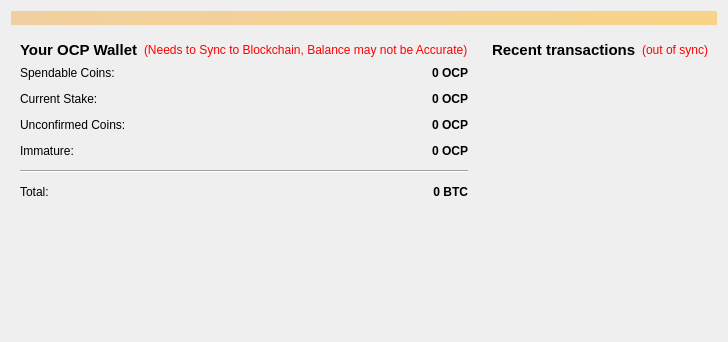
<?xml version="1.0" encoding="UTF-8"?>
<ui version="4.0">
 <class>OverviewPage</class>
 <widget class="QWidget" name="OverviewPage">
  <property name="geometry">
   <rect>
    <x>0</x>
    <y>0</y>
    <width>573</width>
    <height>342</height>
   </rect>
  </property>
  <property name="windowTitle">
   <string>Form</string>
  </property>
  <layout class="QVBoxLayout" name="topLayout">
   <item>
    <widget class="QLabel" name="labelAlerts">
     <property name="visible">
      <bool>false</bool>
     </property>
     <property name="styleSheet">
      <string notr="true">background-color: qlineargradient(x1: 0, y1: 0, x2: 1, y2: 0, stop:0 #F0D0A0, stop:1 #F8D488);  color:#000000
</string>
     </property>
     <property name="wordWrap">
      <bool>true</bool>
     </property>
     <property name="margin">
      <number>3</number>
     </property>
    </widget>
   </item>
   <item>
    <layout class="QHBoxLayout" name="horizontalLayout" stretch="1,1">
     <item>
      <layout class="QVBoxLayout" name="verticalLayout_2">
       <item>
        <widget class="QWidget" name="widget" native="true">
         <layout class="QVBoxLayout" name="verticalLayout_4">
          <item>
           <layout class="QHBoxLayout" name="horizontalLayout_4">
            <item>
             <widget class="QLabel" name="label_5">
              <property name="font">
               <font>
                <pointsize>11</pointsize>
                <weight>75</weight>
                <bold>true</bold>
               </font>
              </property>
              <property name="text">
               <string>Your OCP Wallet</string>
              </property>
             </widget>
            </item>
            <item>
             <widget class="QLabel" name="labelWalletStatus">
              <property name="toolTip">
               <string>The displayed information may be out of date. Your wallet automatically synchronizes with the OCP network after a connection is established, but this process has not completed yet.</string>
              </property>
              <property name="styleSheet">
               <string notr="true">QLabel { color: red; }</string>
              </property>
              <property name="text">
               <string notr="true">(Needs to Sync to Blockchain, Balance may not be Accurate)</string>
              </property>
              <property name="alignment">
               <set>Qt::AlignLeading|Qt::AlignLeft|Qt::AlignVCenter</set>
              </property>
             </widget>
            </item>
            <item>
             <spacer name="horizontalSpacer_2">
              <property name="orientation">
               <enum>Qt::Horizontal</enum>
              </property>
              <property name="sizeHint" stdset="0">
               <size>
                <width>40</width>
                <height>20</height>
               </size>
              </property>
             </spacer>
            </item>
           </layout>
          </item>
          <item>
           <layout class="QFormLayout" name="formLayout_2">
            <property name="fieldGrowthPolicy">
             <enum>QFormLayout::AllNonFixedFieldsGrow</enum>
            </property>
            <property name="horizontalSpacing">
             <number>12</number>
            </property>
            <property name="verticalSpacing">
             <number>12</number>
            </property>
            <item row="0" column="0">
             <widget class="QLabel" name="label">
              <property name="text">
               <string>Spendable Coins:</string>
              </property>
             </widget>
            </item>
            <item row="0" column="1">
             <widget class="QLabel" name="labelBalance">
              <property name="font">
               <font>
                <weight>75</weight>
                <bold>true</bold>
               </font>
              </property>
              <property name="cursor">
               <cursorShape>IBeamCursor</cursorShape>
              </property>
              <property name="toolTip">
               <string>Your current spendable balance</string>
              </property>
              <property name="text">
               <string notr="true">0 OCP</string>
              </property>
              <property name="alignment">
               <set>Qt::AlignRight|Qt::AlignTrailing|Qt::AlignVCenter</set>
              </property>
              <property name="textInteractionFlags">
               <set>Qt::LinksAccessibleByMouse|Qt::TextSelectableByKeyboard|Qt::TextSelectableByMouse</set>
              </property>
             </widget>
            </item>
            <item row="1" column="0">
             <widget class="QLabel" name="label_6">
              <property name="text">
               <string>Current Stake:</string>
              </property>
             </widget>
            </item>
            <item row="1" column="1">
             <widget class="QLabel" name="labelStake">
              <property name="font">
               <font>
                <weight>75</weight>
                <bold>true</bold>
               </font>
              </property>
              <property name="cursor">
               <cursorShape>IBeamCursor</cursorShape>
              </property>
              <property name="toolTip">
               <string>Total of coins that was staked, and do not yet count toward the current balance</string>
              </property>
              <property name="text">
               <string notr="true">0 OCP</string>
              </property>
              <property name="alignment">
               <set>Qt::AlignRight|Qt::AlignTrailing|Qt::AlignVCenter</set>
              </property>
              <property name="textInteractionFlags">
               <set>Qt::LinksAccessibleByMouse|Qt::TextSelectableByKeyboard|Qt::TextSelectableByMouse</set>
              </property>
             </widget>
            </item>
            <item row="2" column="0">
             <widget class="QLabel" name="label_3">
              <property name="text">
               <string>Unconfirmed Coins:</string>
              </property>
             </widget>
            </item>
            <item row="2" column="1">
             <widget class="QLabel" name="labelUnconfirmed">
              <property name="font">
               <font>
                <weight>75</weight>
                <bold>true</bold>
               </font>
              </property>
              <property name="cursor">
               <cursorShape>IBeamCursor</cursorShape>
              </property>
              <property name="toolTip">
               <string>Total of transactions that have yet to be confirmed, and do not yet count toward the current balance</string>
              </property>
              <property name="text">
               <string notr="true">0 OCP</string>
              </property>
              <property name="alignment">
               <set>Qt::AlignRight|Qt::AlignTrailing|Qt::AlignVCenter</set>
              </property>
              <property name="textInteractionFlags">
               <set>Qt::LinksAccessibleByMouse|Qt::TextSelectableByKeyboard|Qt::TextSelectableByMouse</set>
              </property>
             </widget>
            </item>
            <item row="3" column="0">
             <widget class="QLabel" name="labelImmatureText">
              <property name="text">
               <string>Immature:</string>
              </property>
             </widget>
            </item>
            <item row="3" column="1">
             <widget class="QLabel" name="labelImmature">
              <property name="font">
               <font>
                <weight>75</weight>
                <bold>true</bold>
               </font>
              </property>
              <property name="toolTip">
               <string>Mined balance that has not yet matured</string>
              </property>
              <property name="text">
               <string notr="true">0 OCP</string>
              </property>
              <property name="alignment">
               <set>Qt::AlignRight|Qt::AlignTrailing|Qt::AlignVCenter</set>
              </property>
              <property name="textInteractionFlags">
               <set>Qt::LinksAccessibleByMouse|Qt::TextSelectableByKeyboard|Qt::TextSelectableByMouse</set>
              </property>
             </widget>
            </item>
            <item row="4" column="0" colspan="2">
             <widget class="Line" name="line">
              <property name="orientation">
               <enum>Qt::Horizontal</enum>
              </property>
             </widget>
            </item>
            <item row="5" column="0">
             <widget class="QLabel" name="labelTotalText">
              <property name="text">
               <string>Total:</string>
              </property>
             </widget>
            </item>
            <item row="5" column="1">
             <widget class="QLabel" name="labelTotal">
              <property name="font">
               <font>
                <weight>75</weight>
                <bold>true</bold>
               </font>
              </property>
              <property name="cursor">
               <cursorShape>IBeamCursor</cursorShape>
              </property>
              <property name="toolTip">
               <string>Your current total balance</string>
              </property>
              <property name="text">
               <string notr="true">0 BTC</string>
              </property>
              <property name="alignment">
               <set>Qt::AlignRight|Qt::AlignTrailing|Qt::AlignVCenter</set>
              </property>
              <property name="textInteractionFlags">
               <set>Qt::LinksAccessibleByMouse|Qt::TextSelectableByKeyboard|Qt::TextSelectableByMouse</set>
              </property>
             </widget>
            </item>
           </layout>
          </item>
         </layout>
        </widget>
       </item>
       <item>
        <spacer name="verticalSpacer">
         <property name="orientation">
          <enum>Qt::Vertical</enum>
         </property>
         <property name="sizeHint" stdset="0">
          <size>
           <width>20</width>
           <height>40</height>
          </size>
         </property>
        </spacer>
       </item>
      </layout>
     </item>
     <item>
      <layout class="QVBoxLayout" name="verticalLayout_3">
       <item>
        <widget class="QWidget" name="widget_2" native="true">
         <layout class="QVBoxLayout" name="verticalLayout">
          <item>
           <layout class="QHBoxLayout" name="horizontalLayout_2">
            <item>
             <widget class="QLabel" name="label_4">
              <property name="font">
               <font>
                <pointsize>11</pointsize>
                <weight>75</weight>
                <bold>true</bold>
               </font>
              </property>
              <property name="text">
               <string>&lt;b&gt;Recent transactions&lt;/b&gt;</string>
              </property>
             </widget>
            </item>
            <item>
             <widget class="QLabel" name="labelTransactionsStatus">
              <property name="toolTip">
               <string>The displayed information may be out of date. Your wallet automatically synchronizes with the OCP network after a connection is established, but this process has not completed yet.</string>
              </property>
              <property name="styleSheet">
               <string notr="true">QLabel { color: red; }</string>
              </property>
              <property name="text">
               <string notr="true">(out of sync)</string>
              </property>
              <property name="alignment">
               <set>Qt::AlignRight|Qt::AlignTrailing|Qt::AlignVCenter</set>
              </property>
             </widget>
            </item>
            <item>
             <spacer name="horizontalSpacer">
              <property name="orientation">
               <enum>Qt::Horizontal</enum>
              </property>
              <property name="sizeHint" stdset="0">
               <size>
                <width>40</width>
                <height>20</height>
               </size>
              </property>
             </spacer>
            </item>
           </layout>
          </item>
          <item>
           <widget class="QListView" name="listTransactions">
            <property name="styleSheet">
             <string notr="true">QListView { background: transparent; }</string>
            </property>
            <property name="frameShape">
             <enum>QFrame::NoFrame</enum>
            </property>
            <property name="verticalScrollBarPolicy">
             <enum>Qt::ScrollBarAlwaysOff</enum>
            </property>
            <property name="horizontalScrollBarPolicy">
             <enum>Qt::ScrollBarAlwaysOff</enum>
            </property>
            <property name="selectionMode">
             <enum>QAbstractItemView::NoSelection</enum>
            </property>
           </widget>
          </item>
         </layout>
        </widget>
       </item>
      </layout>
     </item>
    </layout>
   </item>
  </layout>
 </widget>
 <resources/>
 <connections/>
</ui>
